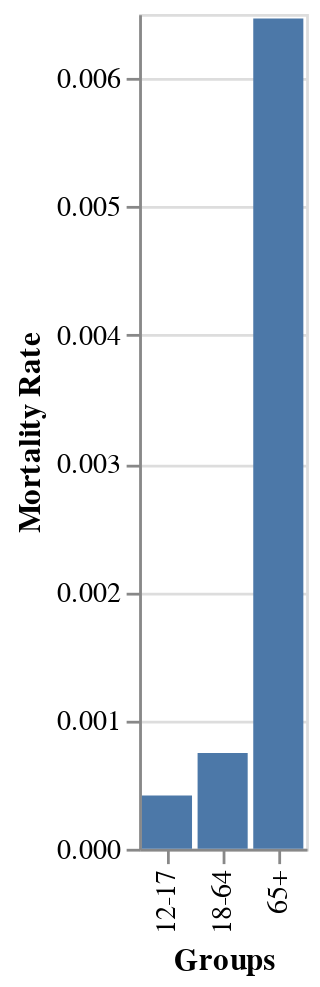

The cell this chart's notebook holds for it:
### Code cell
# Create visualization
alt.Chart(vax_age_groups).mark_bar().encode(x='Groups',y='Mortality Rate')

### Figure 1 — Vega-Lite specification as saved in the notebook (floating-point values rounded to 4 significant figures)
{"config": {"view": {"continuousWidth": 400, "continuousHeight": 300}}, "data": {"name": "data-fc9e2ffba0dffb07f5d73cce471f15d7"}, "mark": "bar", "encoding": {"x": {"type": "nominal", "field": "Groups"}, "y": {"type": "quantitative", "field": "Mortality Rate"}}, "$schema": "https://vega.github.io/schema/vega-lite/v4.8.1.json", "datasets": {"data-fc9e2ffba0dffb07f5d73cce471f15d7": [{"Groups": "12-17", "Count": 95.0, "Administered": 22913560, "Mortality Rate": 0.0004146}, {"Groups": "18-64", "Count": 1927.0, "Administered": 258136419, "Mortality Rate": 0.0007465}, {"Groups": "65+", "Count": 6004.0, "Administered": 92883566, "Mortality Rate": 0.006464}]}}
